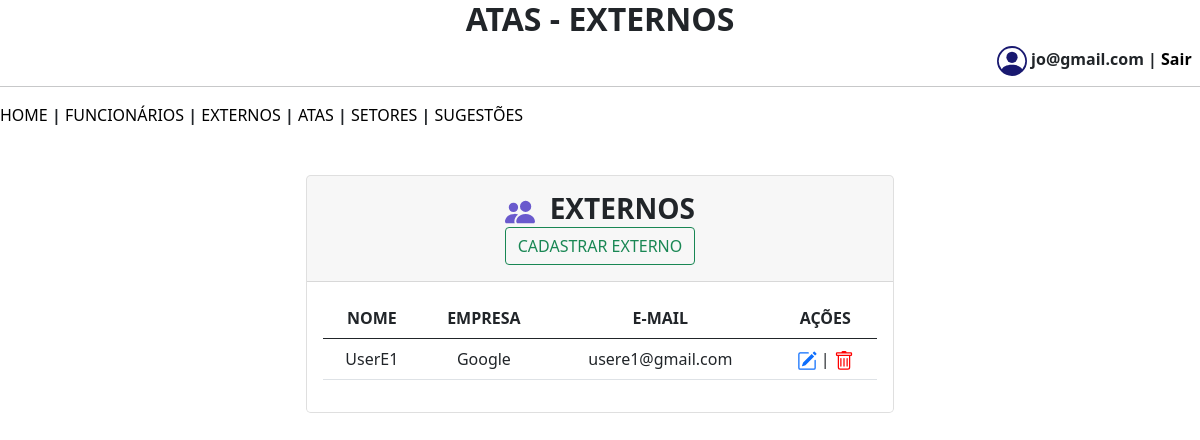
The app's page /implantacao/externos.php (signed in) with its own data.
### tables this page shows
CREATE TABLE `externo` (
  `id` int(11) NOT NULL,
  `nome` varchar(150) NOT NULL,
  `empresa` varchar(200) NOT NULL,
  `email` varchar(200) NOT NULL,
  `senha` varchar(200) NOT NULL
);

### implantacao/externos.php (the view, shortened to what this page needs)
<!DOCTYPE html>
<html lang="pt-br">
<head>
    <link href="https://cdn.jsdelivr.net/npm/bootstrap@5.0.2/dist/css/bootstrap.min.css" rel="stylesheet">
</head>
<body>
    <h2 class="text-center"><b>ATAS - EXTERNOS</b></h2>
    <?php
    echo "<div class='header'>";
    $externo = $_SESSION["user"];
    echo "<svg xmlns='http://www.w3.org/2000/svg' width='30' height='30' fill='#191970' class='bi bi-person-circle' viewBox='0 0 16 16'>
        <path d='M11 6a3 3 0 1 1-6 0 3 3 0 0 1 6 0'/>
        <path fill-rule='evenodd' d='M0 8a8 8 0 1 1 16 0A8 8 0 0 1 0 8m8-7a7 7 0 0 0-5.468 11.37C3.242 11.226 4.805 10 8 10s4.757 1.225 5.468 2.37A7 7 0 0 0 8 1'/>
        </svg>&nbsp;<b>$externo | <a href='sair.php' style='color: black; text-decoration: none;'>Sair</a></b>&nbsp;&nbsp;";
    echo "</div>";
    ?>
    <br />
    <hr />
    <nav>
        <?php
        include 'menu.php';
        ?>
    </nav>
    <br />
    <br />
    <div class="row justify-content-center row-cols-1 row-cols-md-2 mb-2 text-center">
        <div class="col">
            <div class="card mb-2 rounded-3 shadow-sw">
                <div class="card-header py-3">
                    <h3 class="my-0 fw-normal">&nbsp;&nbsp;<b>EXTERNOS</b></h3>
                    <button type="button" class="btn btn-outline-success" data-bs-toggle="modal" data-bs-target="#exampleModal">CADASTRAR EXTERNO</button>
                </div>
                <div class="card-body">
                    <table class="table table-hover">
                        <thead>
                            <tr>
                                <th scope="col">NOME</th>
                                <th scope="col">EMPRESA</th>
                                <th scope="col">E-MAIL</th>
                                <th scope="col">AÇÕES</th>
                            </tr>
                        </thead>
                        <tbody>
                            <?php
                            include 'conecta.php';
                            $pesquisa = mysqli_query($mysqli, "SELECT * FROM externo");
                            $row = mysqli_num_rows($pesquisa);
                            if ($row > 0) {
                                while ($registro = $pesquisa->fetch_array()) {
                                    $nome = $registro['nome'];
                                    echo "<tr>";
                                    echo "<td>" . $registro['nome'] . "</td>";
                                    echo "<td>" . $registro['empresa'] . "</td>";
                                    echo "<td>" . $registro['email'] . "</td>";
                                    echo "<td><a href='ediexternos.php?nome=$nome' data-bs-toggle='modal' data-bs-target='#exampleModal1$nome' data-nome='$nome'><svg xmlns='http://www.w3.org/2000/svg' width='20' height='20' fill='currentColor' class='bi bi-pencil-square' viewBox='0 0 16 16'>
                                    <path d='M15.502 1.94a.5.5 0 0 1 0 .706L14.459 3.69l-2-2L13.502.646a.5.5 0 0 1 .707 0l1.293 1.293zm-1.75 2.456-2-2L4.939 9.21a.5.5 0 0 0-.121.196l-.805 2.414a.25.25 0 0 0 .316.316l2.414-.805a.5.5 0 0 0 .196-.12l6.813-6.814z'/>
                                    <path fill-rule='evenodd' d='M1 13.5A1.5 1.5 0 0 0 2.5 15h11a1.5 1.5 0 0 0 1.5-1.5v-6a.5.5 0 0 0-1 0v6a.5.5 0 0 1-.5.5h-11a.5.5 0 0 1-.5-.5v-11a.5.5 0 0 1 .5-.5H9a.5.5 0 0 0 0-1H2.5A1.5 1.5 0 0 0 1 2.5z'/>
                                    </svg></a> | <a href='excexternos.php?nome=$nome'><svg xmlns='http://www.w3.org/2000/svg' width='20' height='20' fill='red' class='bi bi-trash' viewBox='0 0 16 16'>
                                    <path d='M5.5 5.5A.5.5 0 0 1 6 6v6a.5.5 0 0 1-1 0V6a.5.5 0 0 1 .5-.5m2.5 0a.5.5 0 0 1 .5.5v6a.5.5 0 0 1-1 0V6a.5.5 0 0 1 .5-.5m3 .5a.5.5 0 0 0-1 0v6a.5.5 0 0 0 1 0z'/>
                                    <path d='M14.5 3a1 1 0 0 1-1 1H13v9a2 2 0 0 1-2 2H5a2 2 0 0 1-2-2V4h-.5a1 1 0 0 1-1-1V2a1 1 0 0 1 1-1H6a1 1 0 0 1 1-1h2a1 1 0 0 1 1 1h3.5a1 1 0 0 1 1 1zM4.118 4 4 4.059V13a1 1 0 0 0 1 1h6a1 1 0 0 0 1-1V4.059L11.882 4zM2.5 3h11V2h-11z'/>
                                    </svg></a></td>";
                                    echo "</tr>";
                                }
                            } else {
                                echo "Não existem usuários cadastrados!";
                            }
                            ?>
                        </tbody>
                    </table>
                </div>
            </div>
        </div>
    </div>
</body>
</html>

### implantacao/externos.php (style rules this page uses)
.header { float: right; }

### records on screen
externo: nome "UserE1", empresa "Google", email "usere1@gmail.com"

### other values on screen
$externo "jo@gmail.com"
